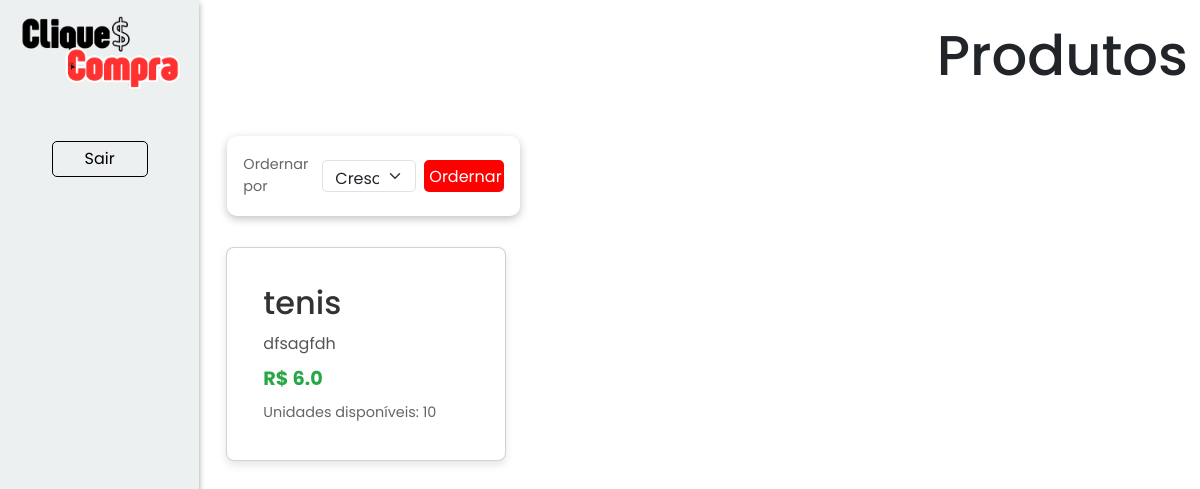
Before: /produtos/ (signed in) with the older database file.
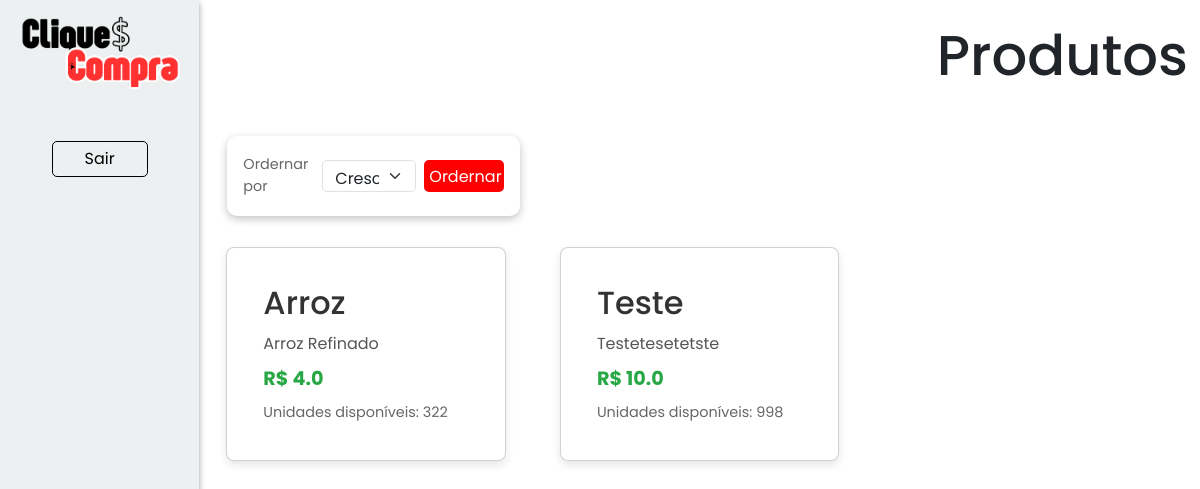
After: the same page with the newer database file.
### models/produtos.py (models this page shows, shortened)
class Produto(Base):
    __tablename__ = 'tb_produtos'
    pro_id: Mapped[int] = mapped_column(primary_key=True, autoincrement=True)
    pro_nome: Mapped[str] = mapped_column(nullable=False)
    pro_descricao: Mapped[str] = mapped_column(nullable=False)
    pro_preco: Mapped[float] = mapped_column(nullable=False)
    pro_estoque: Mapped[int] = mapped_column()
    @classmethod
    def all(cls, ordem = "crescente"):
        if ordem == "crescente":
            direcao = "ASC"
        elif ordem == "decrescente":
            direcao = "DESC"
        sql = text(f"SELECT * FROM tb_produtos ORDER BY pro_nome {direcao}")
        produtos = session.execute(sql).fetchall()
        return produtos

### controllers/produtos.py (the view)
@produto_bp.route('/', methods=['GET','POST'])
@login_required
def view():
    result = session.execute(text("SELECT name FROM sqlite_master WHERE type='trigger'")).fetchall()
    print(result)
    if request.method == 'POST':
        ordem = request.form['ordem']
        produtos = Produto.all(ordem=ordem)
    elif request.method == 'GET':
        produtos = Produto.all()
    return render_template('produtos/view.html', produtos = produtos)

### controllers/clientes.py (called while the page is built)
@login_manager.user_loader
def load_user(user_id):
    return Cliente.find(id=user_id)

### models/clientes.py (called while the page is built, shortened)
    @classmethod
    def find(cls, **kwargs):
        if 'email' in kwargs:
            return session.query(cls).filter_by(cli_email=kwargs['email']).first() #SELECT * FROM tb_clientes WHERE cli_email = email
        elif 'id' in kwargs:
            return session.query(cls).filter_by(cli_id=kwargs['id']).first() #SELECT * FROM tb_clientes WHERE cli_id = id
        else:
            raise AttributeError('A busca deve ser feita por email ou id.')

### templates/produtos/view.html (shortened to what this page needs)
{% extends "model.html" %}
{% block head_extras %}
<link rel="stylesheet" href="{{ url_for('static', filename='style/model.css') }}">
<link rel="stylesheet" href="{{ url_for('static', filename='style/itens.css') }}">
{% endblock %}
{% block content %}
<nav class="nav-reg">
    <img src="../../static/assets/cliqueconta.png" alt="Logo do CliqueCompra">
    <div class="links">
        <div class="links-nav">
        <a class='sair' href="{{url_for('cliente.logout')}}">Sair</a>
    </div>
</nav>
<div class="container">
    <header>
        <div class="titlepage">
            <h1>Produtos</h1>
        </div>
        <div class="filtro p-v">
            <span>Ordernar por</span>
            <form action="{{url_for('produtos.view')}}" method="post">
                <select name="ordem" id="filtro-cli" class="form-select">
                    <option value="crescente">Crescente</option>
                </select>
                <button type="submit">Ordernar</button>
            </form>
        </div>
    </header>
    <div class="row row-cols-1 row-cols-md-3 g-4">
        {% if produtos %}
        {% for produto in produtos%}
        <div class="col">
          <div class="card">
            <div class="card-body">
              <h5 class="card-title">{{produto.pro_nome}}</h5>
              <p class="card-text">{{produto.pro_descricao}}</p>
              <h6 class="card-subtitle"> R$ {{produto.pro_preco}}</h6>
              <span>Unidades disponíveis: {{produto.pro_estoque}}</span>
            </div>
          </div>
        </div>
        {%endfor%}
        {%else%}
        <h1>Nosso Estoque Zerou :(</h1>
        {%endif%}
    </div>
</div>
{% endblock %}

### templates/model.html (shortened to what this page needs)
<!DOCTYPE html>
<html lang="en">
<head>
    <link rel="stylesheet" href="https://cdn.jsdelivr.net/npm/bootstrap@5.3.3/dist/css/bootstrap.min.css">
    {% block head_extras %}
    {% endblock %}
</head>
<body>
    {% block content %}{% endblock %}
</body>
</html>

### static/style/model.css (style rules this page uses)
* { padding: 0; margin: 0; box-sizing: border-box; font-family: "Poppins", serif; }
body { display: flex; min-width: 100vw; min-height: 100vh; background-color: #FFFFFF; }

### static/style/itens.css (style rules this page uses)
.card { background: #fff; border-radius: 8px; box-shadow: 0 4px 8px rgba(0, 0, 0, 0.1); padding: 20px; margin: 15px; transition: transform 0.2s, box-shadow 0.2s; }
.card-title { font-size: 2rem; color: #333; margin-bottom: 10px; }
.card-text { font-size: 1rem; color: #555; margin-bottom: 15px; }
.card-subtitle { font-size: 1.2rem; font-weight: bold; color: #28a745; margin-bottom: 10px; }
span { font-size: 0.9rem; color: #666; }

Changed rows visible on the page:
added Produto: pro_nome "Arroz", pro_descricao "Arroz Refinado", pro_preco "4.0", pro_estoque "322"
changed Produto: pro_nome "tenis" → "Teste"; pro_descricao "dfsagfdh" → "Testetesetetste"; pro_preco "6.0" → "10.0"; pro_estoque "10" → "998"
